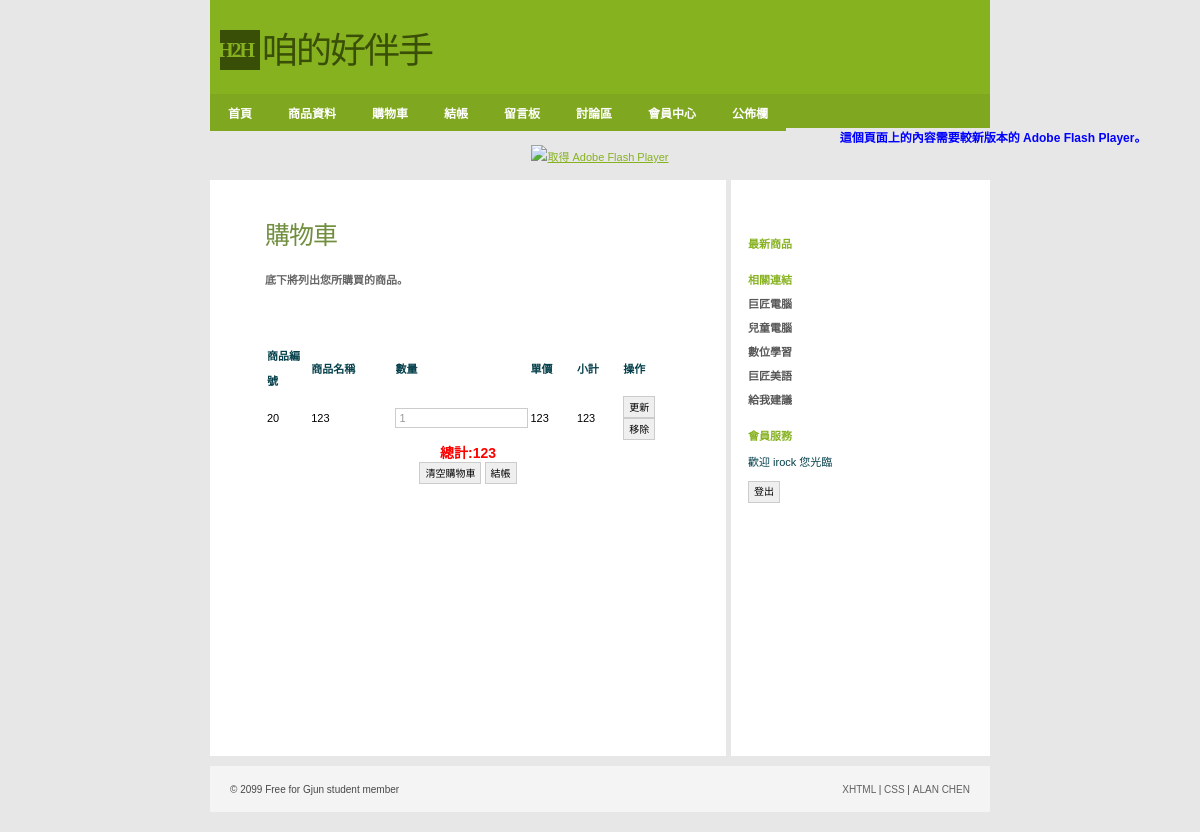
/Shop/cart.php?id=20&add=additem (signed in), run on an earlier commit of the app's database.
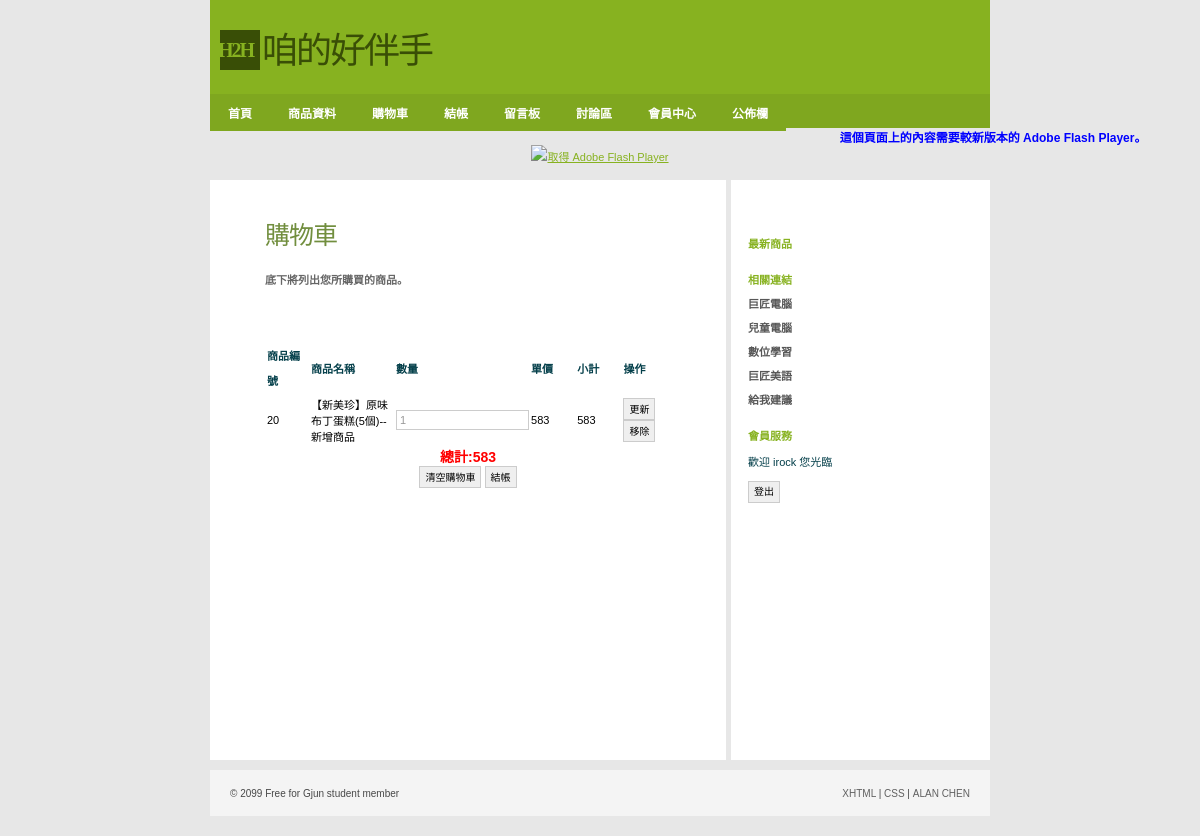
And on a later commit of the database.
### tables this page shows
CREATE TABLE `product` (
  `id` int(11) NOT NULL COMMENT '產品編號',
  `name` varchar(200) NOT NULL COMMENT '產品名稱',
  `introduce` text COMMENT '產品內容',
  `price` int(11) DEFAULT '0' COMMENT '產品單價',
  `qty` int(11) DEFAULT '0' COMMENT '產品庫存量',
  `state` tinyint(1) DEFAULT '1' COMMENT '產品上架否'
);

### cart/wfcart.php (called while the page is built, shortened)
<?php
class wfCart {
	var $items = array();
    var $itemprices = array();
	var $itemqtys = array();
        var $iteminfo = array();
	function get_contents()
	{
		$items = array();
		foreach($this->items as $tmp_item)
		{
		        $item = FALSE;
			$item['id'] = $tmp_item;
                        $item['qty'] = $this->itemqtys[$tmp_item];
			$item['price'] = $this->itemprices[$tmp_item];
			$item['info'] = $this->iteminfo[$tmp_item];
			$item['subtotal'] = $item['qty'] * $item['price'];
                        $items[] = $item;
		}
		return $items;
	}
	function add_item($itemid,$qty=1,$price = FALSE, $info = FALSE)
	{
		if($this->itemqtys[$itemid] > 0)
                {
			$this->itemqtys[$itemid] = $qty + $this->itemqtys[$itemid];
			$this->_update_total();
		} else {
			$this->items[]=$itemid;
			$this->itemqtys[$itemid] = $qty;
			$this->itemprices[$itemid] = $price;
			$this->iteminfo[$itemid] = $info;
		}
	}
	function _update_total()
	{
		$this->total = 0;
                if(sizeof($this->items > 0))
		{
                        foreach($this->items as $item) {
                                $this->total = $this->total + ($this->itemprices[$item] * $this->itemqtys[$item]);
			}
		}
	}
}
?>

### Shop/cart.php (the view, shortened to what the changed rows need)
<?php
include('../cart/wfcart.php');
$cart =& $_SESSION['wfcart'];
if(!is_object($cart)) $cart = new wfCart();
?>
<!DOCTYPE html PUBLIC "-//W3C//DTD XHTML 1.0 Strict//EN"
"http://www.w3.org/TR/xhtml1/DTD/xhtml1-strict.dtd">
<html xmlns="http://www.w3.org/1999/xhtml">
<head>
<link rel="stylesheet" href="../css/styles.css" media="all" type="text/css" />
</head>
<body>
<div id="container">
  <div id="primaryContent">
    <?php
		if($_GET['add'] && $_GET['id']!=NULL){
			if($resource=mysql_query("select * from product where id=".$_GET['id'])){
				$row = mysql_fetch_assoc($resource);
				$cart->add_item($row['id'],1,$row['price'],$row['name']);
			}
		}
	?>
    <h2>購物車</h2>
    <?php
	if($cart->itemcount > 0){
	?>
    <table>
    	<tr>
    		<th width="15%" scope="col"><p>商品編號</p></th>
            <th width="30%" scope="col"><p>商品名稱</p></th>
            <th width="10%" scope="col"><p>數量</p></th>
            <th width="15%" scope="col"><p>單價</p></th>
            <th width="15%" scope="col"><p>小計</p></th>
            <th width="15%" scope="col"><p>操作</p></th>
    	</tr>
    	<?php
	  foreach($cart->get_contents() as $item){
	  ?>
        <form method="get">
          <tr>
            <td><?php echo $item['id']; ?></td>
            <td><?php echo $item['info']; ?></td>
            <td><input style="size:portrait" type="text" name="qty" value="<?php echo $item['qty'];?>" size="1"/></td>
            <td><?php echo $item['price'];?></td>
            <td><?php echo $item['subtotal'];?></td>
            <td>
                <button name="edit" value="更新" type="submit">更新</button>
                <button value="移除" type="button" onclick="location.href='cart.php?id=<?php echo $item['id']; ?>&remove=removeitem'">移除</button>
            </td>
          </tr>
        </form>
        <?php
	  }
	  ?>
    	<tr>
            <td colspan="6" align="center" valign="middle">
                <?php echo "<h5>總計:".$cart->total."</h5>"; ?>
                <button value="清空購物車" type="button" onclick="location.href='cart.php?empty=emptyitem'">清空購物車</button>
                <button value="結帳" type="button">結帳</button>
            </td>
        </tr>
    </table>
     <?php
	}else{
		echo "<h5>目前購物車中無任何商品！</h5>";
	}
	?>
  </div>
        <br class="clear" />
</div>
</body>
</html>

What changed in the data, as far as the page shows it:
changed product id 20: name "123" → "【新美珍】原味布丁蛋糕(5個)--新增商品"; price "123" → "583"
Also different on the page:
$cart->total: "123" → "583"
